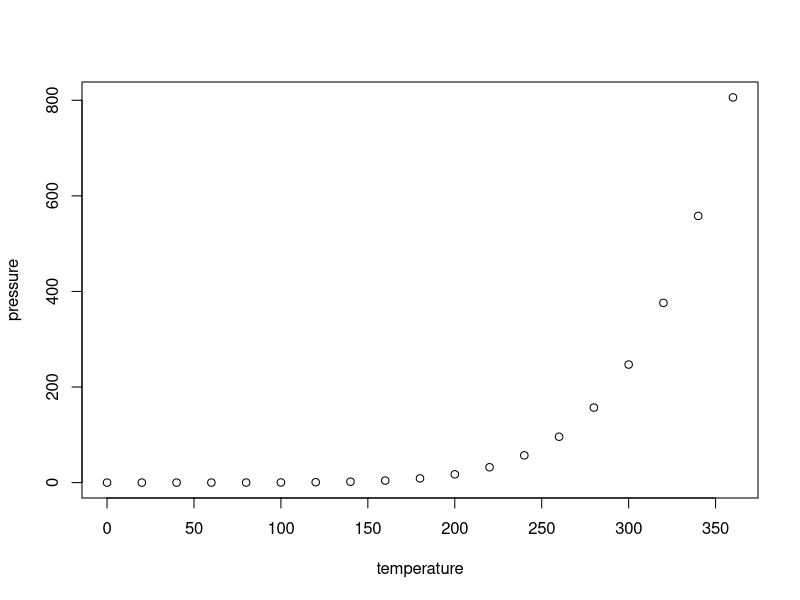
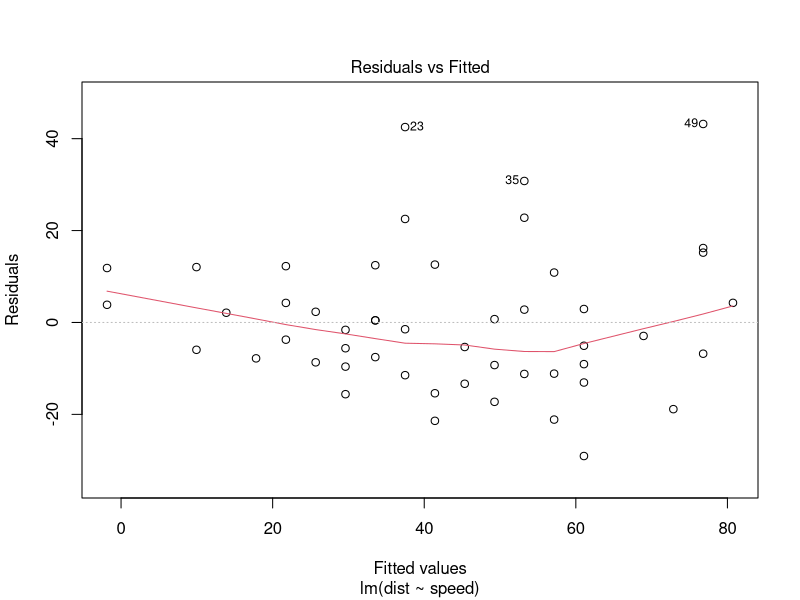
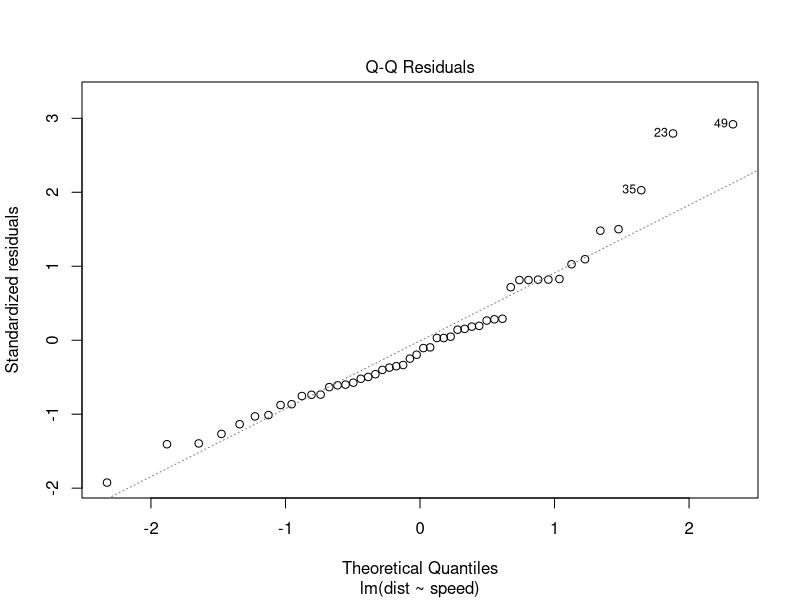
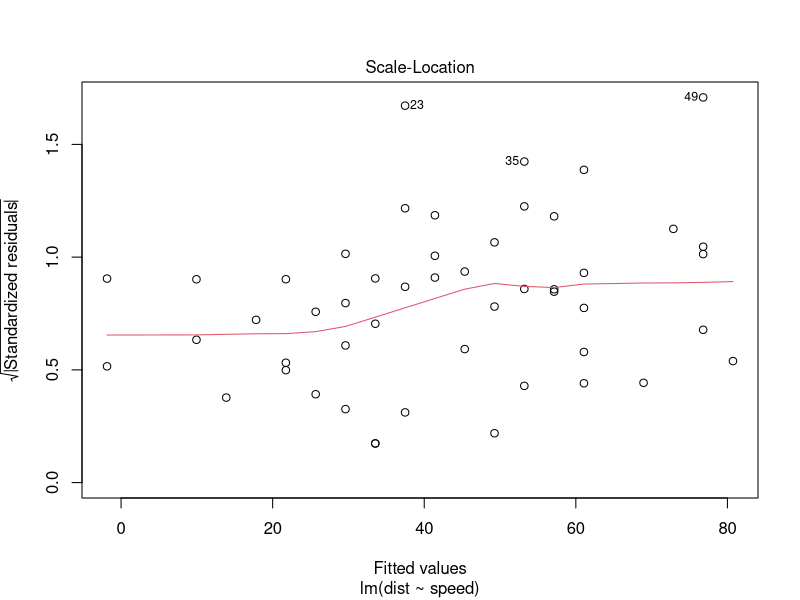
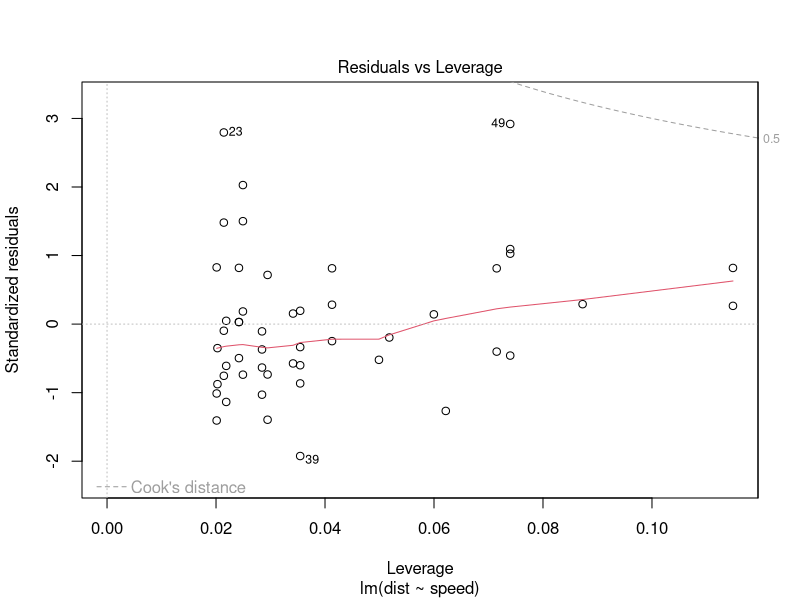
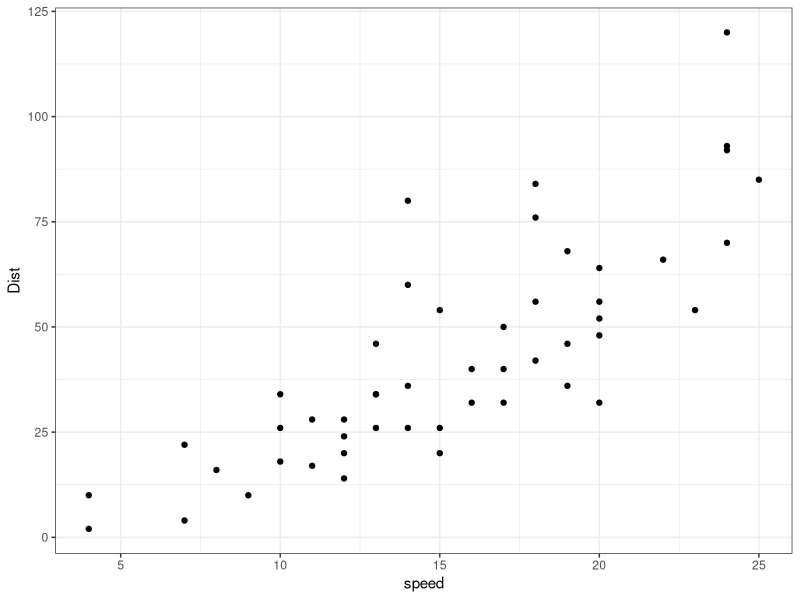

These charts were generated, in order, by the following R code:
## ---- chunk 1
knitr::opts_chunk$set(echo = TRUE)
## ---- chunk 2
summary(cars)
## ---- chunk 3
plot(pressure)
## ---- chunk 4
reg1 = lm(pressure ~ temperature , data = pressure)
summary(reg1)
require(memisc)
## ---- chunk 5
reg = lm(dist ~ speed , data = cars)
summary(reg)
plot(reg)
abline(reg)
## ---- chunk 6
library(ggplot2)
ggplot(cars, aes(x=speed, y =dist)) + geom_point()+
  theme_bw()+
  labs(x = "speed", y = "Dist")
